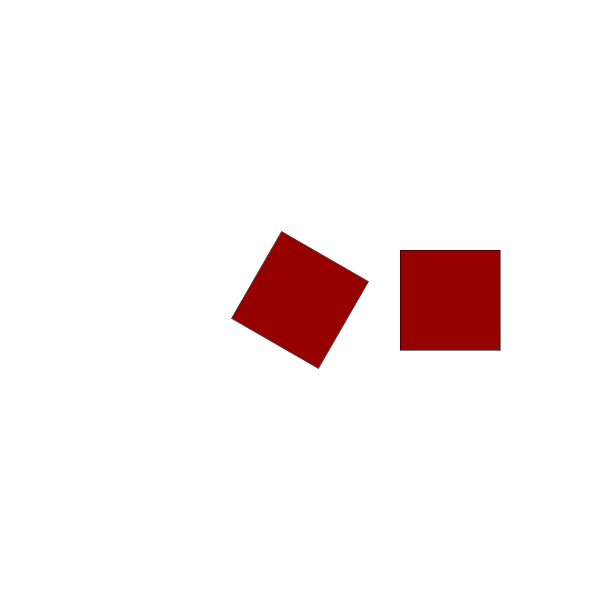
Frame 1 (no input)
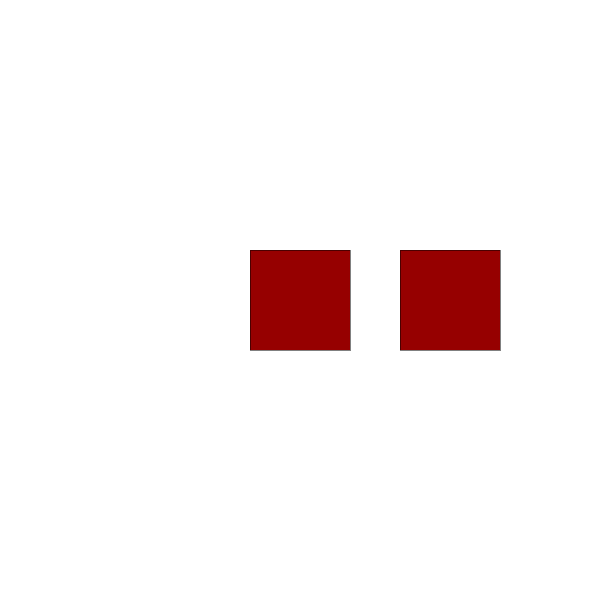
Frame 60 (the mouse pressed at the canvas centre just before this capture)
Frame 120 (the mouse held since frame 60 and released just before this capture): identical to frame 60, image omitted

The Processing sketch that drew these frames (run headless with seeded random() and noise(); from frame 60 on, the mouse is pressed at the canvas centre):

// Processing sketch: Lecturept2
// ── Lecturept2.pde
// global variable
int angle = 0; // how much the rotation is at a given tiem.

void setup(){
  size(600,600);
}

void draw(){
  //angle++; // increment every iteration.
  background(255);
  stroke(0);
  fill(150,0,0);
  rectMode(CENTER);
  
  // translate() displaces objects in the window
  // how it works: it moves the system of reference in the display window
  // basically: the top left corner of the coordinate grid is default at 0,0
  // translate makes the new top left corner of the coordinate grid to the parameters
  // here the top left is at width/2, height/2
  translate(width/2, height/2);
  scale(0.5);
  pushMatrix(); // save system of reference
  rotate(radians(frameCount*120)); //frameCount naturally increments, multiplier to speed it up
  rect(0,0,200,200);
  // translating (moving the system of reference) is better than re-sepecifying coordinates each time.
  //rotate(-radians(frameCount*2)); //only make the first rect move so put BEFORE translate
  popMatrix(); // go back to last system of reference.
  translate(300, 0);
  
  rect(0,0,200,200);
  
  
  // scale and translate: the order does matter
  // translate first for position
  // scale for size after
  // scale shrinks the size of the axis.
  // e.g. scale(0.5) = makes a 200x200 sqaure 100x100
  
  //rotate() rotates system of reference 
  //takes parameters in radians
  
  
  // translate, scale and rotate have changed the system of reference and wont change back by themselves
  
  
  //animation
  
  
  // use pushMatrix() and popMatrix() too reduce repetition of undoing command
  // Pushes the current transformation matrix onto the matrix stack.
  //  The pushMatrix() function saves the current coordinate system to the stack and popMatrix() restores the prior coordinate system
  

  
    

  
  
  
}
